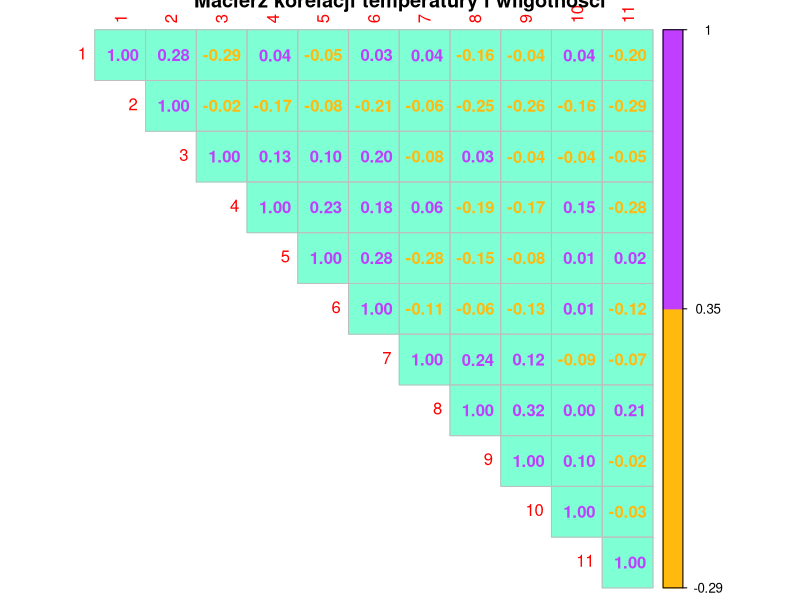

Source code (R): (Note: this script raises an error after producing the figure.)
library(corrplot)

dane <- read.csv("forestfireskopia.csv")

#FFMC - rain relative humidity temperatur wind wplywa 
#na zaplon i rozpsrzestrzenianie sie ognia
#DMC - rain relative humidity temperatur
#DC - rain temperature
#DMC i DC wplywa na gestosc ognia
#ISI - powiazanie FFMC i wiatru <- predkosc 
#rozprzestrzeniania sie ognia


temperatura <- c(dane$temp)
wilgotnosc <- c(dane$RH)
wiatr <- c(dane$wind)
obszar <- c(dane$area)
deszcz <- c(dane$rain)
predkosc_ISI <- c(dane$ISI)
gestosc_ognia_DC <- c(dane$DC)
zaplon_FFMC <- c(dane$FFMC)

#policzona korelacja lolXD
korelacja <- cor(temperatura, wilgotnosc, use = "everything", method = "pearson")

mac <- matrix(temperatura, wilgotnosc)

korelacja2 <- cor(mac, use = "everything", method = "pearson")

#Macierz korelacji temperatury od wilgotnosci
corrplot(korelacja2, method = c("number"), type = "upper", add = FALSE, col = c ("darkgoldenrod1","darkorchid1"), 
         bg = "aquamarine", title = "Macierz korelacji temperatury i wilgotnosci", is.corr = FALSE,
         order = "hclust")

mac2 <- matrix(wilgoc, wiatr)
korelacja3 <- cor(mac2, use = "everything", method ="pearson")

#Macierz korelacji predkosc ISI i wiatru
corrplot(korelacja3, method = c("color"), type = "upper", add = FALSE, col = c ("blue","green"), 
         bg = "white", title = "Macierz ISI i wiatru"
         , is.corr = FALSE, order = "original")

mac3 <- matrix(wilgotnosc, gestosc_ognia_DC)
korelacja4 <- cor(mac3, use = "everything", method = "pearson")
#Macierz korelacji wilgotnosc od DC (wplywa na rozprzestrzenianie sie ognia)
corrplot(korelacja4, method = c("number"), type = "full", add = FALSE, col = c ("blue","darkmagenta"), 
         bg = "floralwhite", title = "Macierz korelacji predkosci rozprzestrzeniania sie ognia i obszaru"
         , is.corr = FALSE, order = "hclust")

mac4 <- matrix(zaplon_FFMC, wilgotnosc)
korelacja5 <- cor(mac4, use = "everything", method = "pearson")
#Macierz korelacji FFMC <- zaplon i rozprzestrzeniania sie ognia od wilgotnosc
corrplot(korelacja5, method = c("number"), type = "upper", add = FALSE, col = c ("coral2","lightskyblue"), 
         bg = "cornsilk", title = "Macierz korelacji parametru FFMC okreslajacego zaplon i rozprzestrzenianie 
         sie ognia i wilgotnosci", is.corr = FALSE, order = "original")

mac5 <- matrix(temperatura, gestosc_ognia_DC)
korelacja6 <- cor(mac5, use = "everything", method = "pearson")
#Macierz korelacji temperatury i obszaru
corrplot(korelacja6, method = c("number"), type = "upper", add = FALSE, col = c ("darkorange","seagreen"), 
         bg = "ivory", title = "Macierz korelacji temperatury i obszaru", is.corr = FALSE, order = "original")

